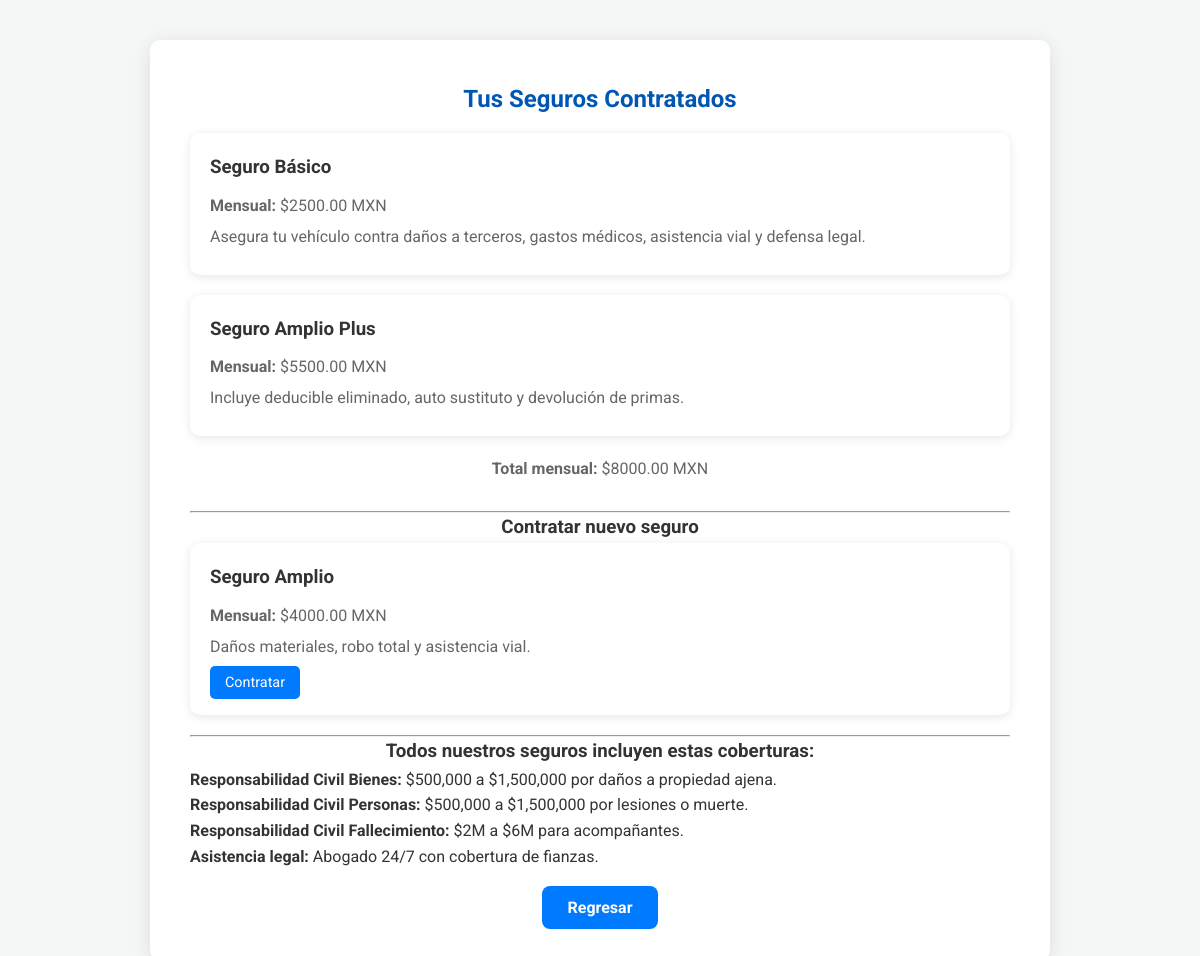
The page /insurance/seguros/ (signed in) on the database its author committed.
### insurance/models.py (models this page shows, shortened)
class SeguroContratado(models.Model):
    usuario = models.ForeignKey(Usuario, on_delete=models.CASCADE)
    tipo_seguro = models.ForeignKey(TipoSeguro, on_delete=models.CASCADE)
    fecha_contratacion = models.DateField(auto_now_add=True)

class TipoSeguro(models.Model):
    nombre = models.CharField(max_length=100)
    precio = models.DecimalField(max_digits=10, decimal_places=2)

### insurance/views.py (the view)
# urls.py: path('seguros/', views.seguros_contratados, name='seguros_contratados'),
def seguros_contratados(request):
    usuario_id = request.session.get("usuario_id")
    if not usuario_id:
        return redirect("login")
    usuario = Usuario.objects.get(id=usuario_id)
    contratos = SeguroContratado.objects.filter(usuario=usuario)
    tipos_contratados = contratos.values_list('tipo_seguro__id', flat=True)
    seguros_disponibles = TipoSeguro.objects.all()
    total_mensual = sum([s.tipo_seguro.precio for s in contratos])
    return render(request, "seguros_contratados.html", {
        "contratos": contratos,
        "seguros_disponibles": seguros_disponibles,
        "tipos_contratados": tipos_contratados,
        "total_mensual": total_mensual,
    })

### insurance/templates/seguros_contratados.html (shortened to what this page needs)
{% load static %}
<!DOCTYPE html>
<html lang="es">
<head>
    <link rel="stylesheet" href="{% static 'css/style.css' %}">
</head>
<body>
    <section class="login-section">
        <div class="login-container" style="max-width: 900px;">
            <h2>Tus Seguros Contratados</h2>
            {% if contratos %}
                <div>
                    {% for contrato in contratos %}
                        <div class="seguro-card">
                            <h3>{{ contrato.tipo_seguro.nombre }}</h3>
                            <p><strong>Mensual:</strong> ${{ contrato.tipo_seguro.precio }} MXN</p>
                            <p>
                                {% if contrato.tipo_seguro.nombre == "Seguro Básico" %}
                                    Asegura tu vehículo contra daños a terceros, gastos médicos, asistencia vial y defensa legal.
                                {% elif contrato.tipo_seguro.nombre == "Seguro Amplio" %}
                                    Protección contra daños materiales, robo total y responsabilidad civil.
                                {% elif contrato.tipo_seguro.nombre == "Seguro Amplio Plus" %}
                                    Incluye deducible eliminado, auto sustituto y devolución de primas.
                                {% endif %}
                            </p>
                        </div>
                    {% endfor %}
                </div>
                <p><strong>Total mensual:</strong> ${{ total_mensual }} MXN</p>
            {% else %}
                <p>No tienes seguros contratados.</p>
            {% endif %}
            <hr>
            <h3>Contratar nuevo seguro</h3>
            {% for seguro in seguros_disponibles %}
                {% if seguro.id not in tipos_contratados %}
                    <div class="seguro-card">
                        <h3>{{ seguro.nombre }}</h3>
                        <p><strong>Mensual:</strong> ${{ seguro.precio }} MXN</p>
                        <p>
                            {% if seguro.nombre == "Seguro Básico" %}
                                Protección básica con responsabilidad civil y gastos médicos.
                            {% elif seguro.nombre == "Seguro Amplio" %}
                                Daños materiales, robo total y asistencia vial.
                            {% elif seguro.nombre == "Seguro Amplio Plus" %}
                                Máxima cobertura: sin deducible, auto sustituto, devolución de primas.
                            {% endif %}
                        </p>
                        <div class="actions">
                            <a href="{% url 'contratar_seguro' seguro.id %}" class="action-btn">Contratar</a>
                        </div>
                    </div>
                {% endif %}
            {% endfor %}
            <hr>
            <h3>Todos nuestros seguros incluyen estas coberturas:</h3>
            <ul style="text-align: left;">
                <li><strong>Responsabilidad Civil Bienes:</strong> $500,000 a $1,500,000 por daños a propiedad ajena.</li>
                <li><strong>Responsabilidad Civil Personas:</strong> $500,000 a $1,500,000 por lesiones o muerte.</li>
                <li><strong>Responsabilidad Civil Fallecimiento:</strong> $2M a $6M para acompañantes.</li>
                <li><strong>Asistencia legal:</strong> Abogado 24/7 con cobertura de fianzas.</li>
            </ul>
            <br>
            <a href="{% url 'dashboard' %}" class="cta-button">Regresar</a>
        </div>
    </section>
</body>
</html>

### insurance/static/css/style.css (style rules this page uses)
:root { --primary-color: #0056b3; --secondary-color: #007bff; --accent-color: #28a745; --text-color: #333; --light-text-color: #f8f9fa; --background-light: #f4f7f6; --background-dark: #343a40; --border-color: #ddd; }
* { margin: 0; padding: 0; box-sizing: border-box; }
html { scroll-behavior: smooth; }
body { font-family: 'Roboto', sans-serif; line-height: 1.6; color: var(--text-color); background-color: var(--background-light); }
a { text-decoration: none; color: var(--secondary-color); }
ul { list-style: none; }
.login-section { display: flex; justify-content: center; align-items: center; min-height: 80vh; padding: 40px 20px; }
.login-container { background: #fff; padding: 40px; border-radius: 10px; box-shadow: 0 4px 20px rgba(0,0,0,0.1); width: 100%; max-width: 450px; text-align: center; }
.login-container h2 { color: var(--primary-color); margin-bottom: 15px; }
.login-container p { color: #666; margin-bottom: 30px; }
.login-container .cta-button { width: 100%; margin-top: 10px; }
.action-btn { background-color: var(--secondary-color); color: white; padding: 8px 15px; border-radius: 5px; font-size: 0.9rem; transition: background-color 0.3s ease; }
.cta-button { background-color: var(--secondary-color); color: white; padding: 12px 25px; border-radius: 8px; font-size: 1rem; font-weight: bold; transition: background-color 0.3s ease; }

### insurance/templates/seguros_contratados.html (style rules this page uses)
.seguro-card { background: #fff; border-radius: 10px; box-shadow: 0 2px 10px rgba(0,0,0,0.1); padding: 20px; margin-bottom: 20px; text-align: left; }
.seguro-card h3 { margin-bottom: 10px; }
.seguro-card p { margin: 5px 0; }
.actions { margin-top: 10px; }

### rows shown on the page
SeguroContratado: tipo_seguro.nombre "Seguro Básico", tipo_seguro.precio "2500.00", shows "Asegura tu vehículo contra daños a terceros, gastos médicos, asistencia vial y defensa legal."
SeguroContratado: tipo_seguro.nombre "Seguro Amplio Plus", tipo_seguro.precio "5500.00", shows "Incluye deducible eliminado, auto sustituto y devolución de primas."
TipoSeguro: nombre "Seguro Amplio", precio "4000.00", shows "Daños materiales, robo total y asistencia vial."

### other values the page prints
{{ total_mensual }} "8000.00"
